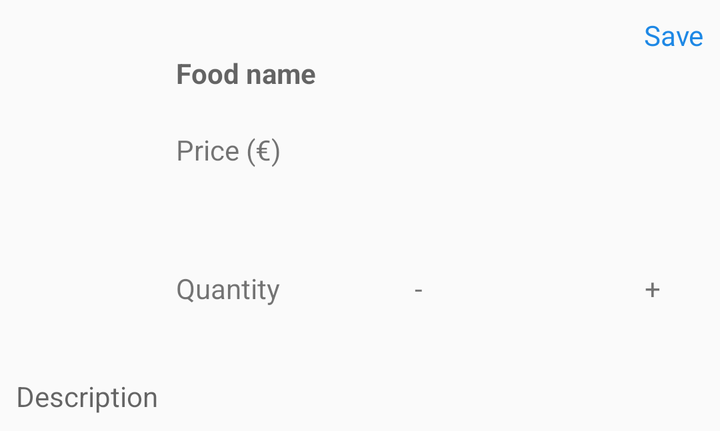
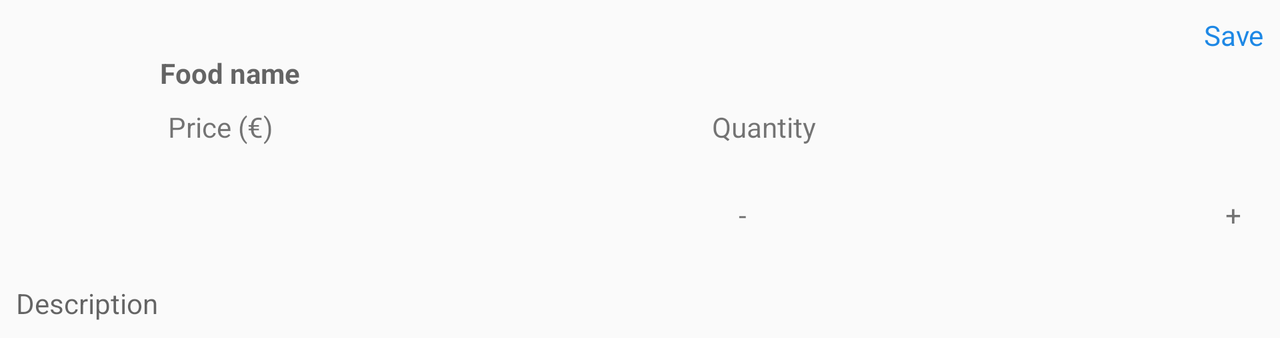

The same Android screen from two of the app's own layout files: first res/layout/ as a phone draws it, then the repository's variant for another configuration, drawn on a device whose configuration selects that folder. Both files follow.
<!-- AndroidManifest.xml: application theme AppTheme -->
<!-- res/layout/fragment_dish_bottom_dialog.xml -->
<?xml version="1.0" encoding="utf-8"?>
<RelativeLayout xmlns:android="http://schemas.android.com/apk/res/android"
    xmlns:tools="http://schemas.android.com/tools"
    android:layout_width="match_parent"
    android:layout_height="wrap_content"
    android:padding="8dp"
    >

    <TextView
        android:id="@+id/bottom_save_button"
        android:layout_width="wrap_content"
        android:layout_height="wrap_content"
        android:text="@string/save_menu"
        android:textColor="@color/blue_600"
        android:layout_alignParentEnd="true"
        android:layout_alignParentTop="true"
        />

    <LinearLayout
        android:id="@+id/dish_main_info"
        android:layout_width="match_parent"
        android:layout_height="wrap_content"
        android:layout_below="@+id/bottom_save_button"
        android:orientation="horizontal"
        android:layout_marginBottom="4dp"
        >

        <ImageView
            android:id="@+id/dish_picture"
            android:layout_width="72dp"
            android:layout_height="72dp"
            android:padding="8dp"
            android:layout_gravity="center"
            android:src="@drawable/food_icon"
            />

        <LinearLayout
            android:layout_width="match_parent"
            android:layout_height="wrap_content"
            android:orientation="vertical"
            android:paddingStart="8dp"
            android:paddingEnd="8dp"
            >

            <TextView
                android:id="@+id/bottom_dish_name"
                android:layout_width="match_parent"
                android:layout_height="wrap_content"
                android:maxLines="1"
                android:ellipsize="end"
                android:layout_weight="1"
                android:textStyle="bold"
                android:hint="@string/food_name"
                />

            <LinearLayout
                android:layout_width="match_parent"
                android:layout_height="wrap_content"
                android:orientation="horizontal"
                android:layout_weight="1">

                <TextView
                    android:layout_width="match_parent"
                    android:layout_height="wrap_content"
                    android:text="@string/price"
                    android:layout_weight="1"/>

                <EditText
                    android:id="@+id/bottom_price"
                    style="@style/onelineuserEditText"
                    android:layout_width="match_parent"
                    android:layout_height="wrap_content"
                    android:layout_weight="1"/>

            </LinearLayout>

            <LinearLayout
                android:layout_width="match_parent"
                android:layout_height="wrap_content"
                android:orientation="horizontal"
                android:layout_gravity="center_vertical"
                android:layout_weight="1">

                <TextView
                    android:layout_width="wrap_content"
                    android:layout_height="wrap_content"
                    android:text="@string/quantity"
                    android:layout_weight="2"
                    />
                <TextView
                    android:layout_width="wrap_content"
                    android:layout_height="wrap_content"
                    android:gravity="center_horizontal"
                    android:text="-"
                    android:layout_weight="1"
                    />
                <EditText
                    android:id="@+id/bottom_quantity"
                    style="@style/onelineuserEditText"
                    android:layout_width="wrap_content"
                    android:layout_height="wrap_content"
                    android:layout_weight="2"
                    />
                <TextView
                    android:layout_width="wrap_content"
                    android:layout_height="wrap_content"
                    android:text="+"
                    android:gravity="center_horizontal"
                    android:layout_weight="1"
                    />

            </LinearLayout>

        </LinearLayout>

    </LinearLayout>

    <TextView
        android:id="@+id/dish_bottom_description"
        android:layout_width="match_parent"
        android:layout_height="wrap_content"
        android:layout_below="@+id/dish_main_info"
        android:hint="@string/description"
        android:maxLines="1"
        android:ellipsize="end"
        />

</RelativeLayout>
<!-- resources referenced by this layout -->
<resources>
  <color name="blue_600">#1E88E5</color>
  <string name="description">Description</string>
  <string name="food_name">Food name</string>
  <string name="price">Price (€)</string>
  <string name="quantity">Quantity</string>
  <string name="save_menu">Save</string>
  <style name="onelineuserEditText">
          <item name="android:layout_width">match_parent</item>
          <item name="android:layout_height">wrap_content</item>
          <item name="android:layout_marginTop">15dp</item>
          <item name="android:background">@drawable/edit_text_round</item>
          <item name="android:padding">15dp</item>
          <item name="android:maxHeight">200dp</item>/&gt;
          <item name="android:maxLines">1</item>/&gt;
      </style>
  <style name="AppTheme" parent="Theme.AppCompat.Light.DarkActionBar">
          
          <item name="colorPrimary">@color/top_bg</item>
          <item name="colorPrimaryDark">@color/colorPrimaryDark</item>
          <item name="colorAccent">@color/colorAccent</item>
      </style>
  <color name="top_bg">#9473B6</color>
  <color name="colorPrimaryDark">#A85914A3</color>
  <color name="colorAccent">#D81B60</color>
</resources>
<!-- res/layout-land/fragment_dish_bottom_dialog.xml (the repository's variant of the layout above) -->
<!-- drawn on the phone turned sideways -->
<?xml version="1.0" encoding="utf-8"?>
<RelativeLayout xmlns:android="http://schemas.android.com/apk/res/android"
    xmlns:tools="http://schemas.android.com/tools"
    android:layout_width="match_parent"
    android:layout_height="wrap_content"
    android:padding="8dp"
    >

    <TextView
        android:id="@+id/bottom_save_button"
        android:layout_width="wrap_content"
        android:layout_height="wrap_content"
        android:text="@string/save_menu"
        android:textColor="@color/blue_600"
        android:layout_alignParentEnd="true"
        android:layout_alignParentTop="true"
        />

    <ImageView
        android:id="@+id/dish_picture"
        android:layout_width="72dp"
        android:layout_height="72dp"
        android:padding="8dp"
        android:layout_below="@+id/bottom_save_button"
        android:layout_alignParentStart="true"
        android:src="@drawable/food_icon"
        />

    <TextView
        android:id="@+id/bottom_dish_name"
        android:layout_width="match_parent"
        android:layout_height="wrap_content"
        android:maxLines="1"
        android:ellipsize="end"
        android:layout_below="@+id/bottom_save_button"
        android:layout_toEndOf="@id/dish_picture"
        android:textStyle="bold"
        android:layout_marginBottom="8dp"
        android:hint="@string/food_name"
        />

    <LinearLayout
        android:id="@+id/dish_main_info"
        android:layout_width="match_parent"
        android:layout_height="wrap_content"
        android:layout_below="@+id/bottom_dish_name"
        android:layout_toEndOf="@+id/dish_picture"
        android:orientation="horizontal"
        >

        <LinearLayout
            android:id="@+id/ll_price"
            android:layout_width="match_parent"
            android:layout_height="wrap_content"
            android:orientation="vertical"
            android:paddingStart="4dp"
            android:paddingEnd="4dp"
            android:layout_weight="1"
            >
            <TextView
                android:layout_width="wrap_content"
                android:layout_height="wrap_content"
                android:text="@string/price"
                android:layout_weight="1"/>
            <EditText
                android:id="@+id/bottom_price"
                style="@style/onelineuserEditText"
                android:layout_width="match_parent"
                android:layout_height="wrap_content"
                android:layout_weight="1"/>
        </LinearLayout>

        <RelativeLayout
            android:id="@+id/ll_quantity"
            android:layout_width="match_parent"
            android:layout_height="wrap_content"
            android:layout_weight="1"
            >

            <TextView
                android:id="@+id/tv_quantity"
                android:layout_width="match_parent"
                android:layout_height="wrap_content"
                android:text="@string/quantity"
                />

            <LinearLayout
                android:layout_width="match_parent"
                android:layout_height="wrap_content"
                android:orientation="horizontal"
                android:layout_below="@id/tv_quantity"
                >
                <TextView
                    android:id="@+id/tv_minus"
                    android:layout_width="match_parent"
                    android:layout_height="wrap_content"
                    android:layout_weight="4"
                    android:text="@string/minus"
                    android:gravity="center"
                    android:layout_gravity="center"
                    />
                <EditText
                    android:id="@+id/bottom_quantity"
                    style="@style/onelineuserEditText"
                    android:layout_width="match_parent"
                    android:layout_height="wrap_content"
                    android:layout_weight="1"
                    />
                <TextView
                    android:id="@+id/tv_plus"
                    android:layout_width="match_parent"
                    android:layout_height="wrap_content"
                    android:layout_weight="4"
                    android:text="@string/plus"
                    android:gravity="center"
                    android:layout_gravity="center"
                    />
            </LinearLayout>

        </RelativeLayout>

    </LinearLayout>

    <TextView
        android:id="@+id/dish_bottom_description"
        android:layout_width="match_parent"
        android:layout_height="wrap_content"
        android:layout_below="@+id/dish_main_info"
        android:hint="@string/description"
        android:maxLines="1"
        android:ellipsize="end"
        />

</RelativeLayout>
<!-- resources referenced by the variant -->
<!-- as the phone turned sideways resolves them -->
<resources>
  <color name="blue_600">#1E88E5</color>
  <string name="description">Description</string>
  <string name="food_name">Food name</string>
  <string name="minus"> - </string>
  <string name="plus"> + </string>
  <string name="price">Price (€)</string>
  <string name="quantity">Quantity</string>
  <string name="save_menu">Save</string>
  <style name="onelineuserEditText">
          <item name="android:layout_width">match_parent</item>
          <item name="android:layout_height">wrap_content</item>
          <item name="android:layout_marginTop">15dp</item>
          <item name="android:background">@drawable/edit_text_round</item>
          <item name="android:padding">15dp</item>
          <item name="android:maxHeight">200dp</item>/&gt;
          <item name="android:maxLines">1</item>/&gt;
      </style>
  <style name="AppTheme" parent="Theme.AppCompat.Light.DarkActionBar">
          
          <item name="colorPrimary">@color/top_bg</item>
          <item name="colorPrimaryDark">@color/colorPrimaryDark</item>
          <item name="colorAccent">@color/colorAccent</item>
      </style>
  <color name="top_bg">#9473B6</color>
  <color name="colorPrimaryDark">#A85914A3</color>
  <color name="colorAccent">#D81B60</color>
</resources>
